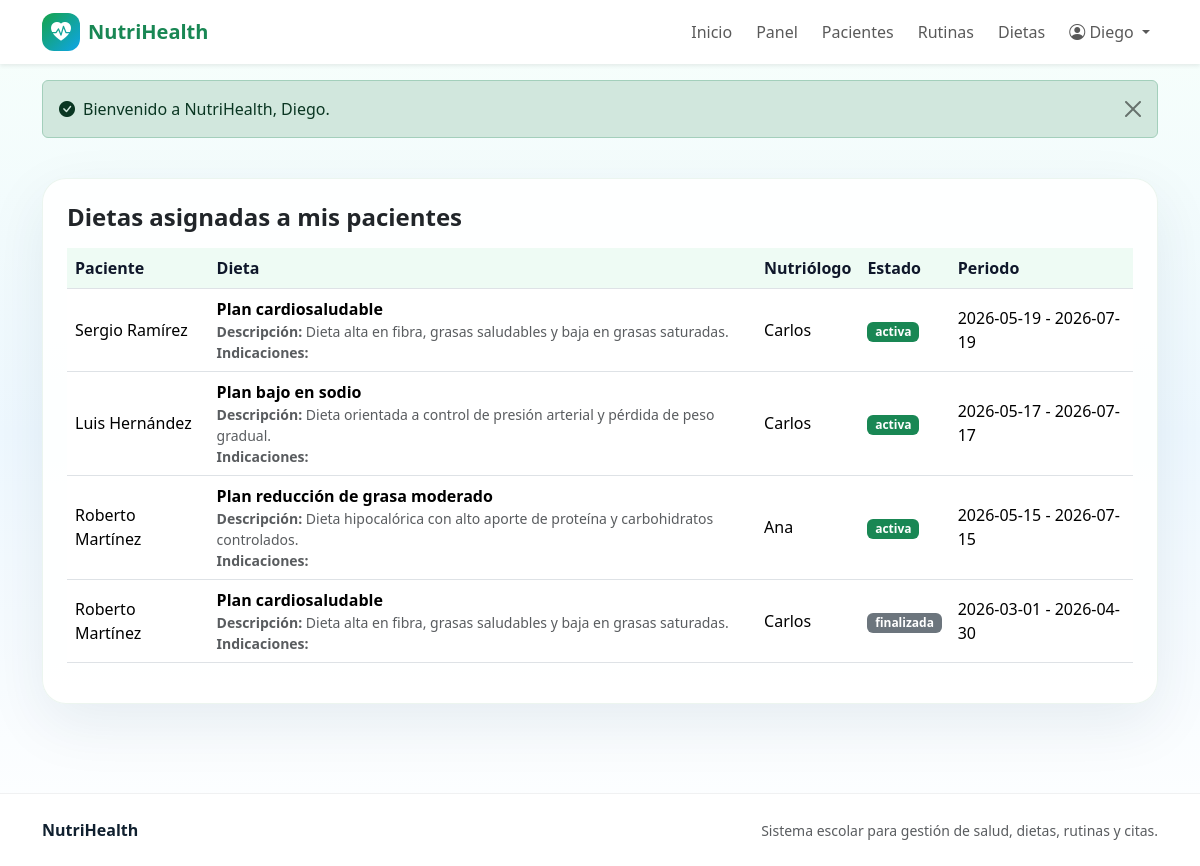
Screenshot of /pages/entrenador/dietas.php (signed in) with the database file from the repository.
### tables this page shows
CREATE TABLE dietas_pacientes (
    id INT AUTO_INCREMENT PRIMARY KEY,
    paciente_id INT NOT NULL,
    dieta_id INT NOT NULL,
    fecha_inicio DATE,
    fecha_fin DATE,
    estado ENUM('activa', 'finalizada', 'cancelada') DEFAULT 'activa',

    FOREIGN KEY (paciente_id) REFERENCES personas(id),
    FOREIGN KEY (dieta_id) REFERENCES dietas(id)
);

CREATE TABLE personas (
    id INT AUTO_INCREMENT PRIMARY KEY,
    nombre VARCHAR(100) NOT NULL,
    apellido_paterno VARCHAR(100),
    apellido_materno VARCHAR(100),
    fecha_nacimiento DATE,
    sexo ENUM('Masculino', 'Femenino', 'Otro'),
    telefono VARCHAR(20),
    email VARCHAR(100) UNIQUE NOT NULL,
    direccion TEXT,
    usuario VARCHAR(50) UNIQUE NOT NULL,
    password_hash VARCHAR(255) NOT NULL,
    rol ENUM('paciente', 'nutriologo', 'entrenador') NOT NULL,
    activo BOOLEAN DEFAULT TRUE,
    fecha_registro DATETIME DEFAULT CURRENT_TIMESTAMP
);

CREATE TABLE dietas (
    id INT AUTO_INCREMENT PRIMARY KEY,
    nombre VARCHAR(100) NOT NULL,
    descripcion TEXT,
    indicaciones TEXT,
    nutriologo_id INT NOT NULL,
    fecha_creacion DATETIME DEFAULT CURRENT_TIMESTAMP,

    FOREIGN KEY (nutriologo_id) REFERENCES personas(id)
);

### config/database.php (called while the page is built, shortened)
<?php
function db(): PDO
{
    static $pdo = null;
    if ($pdo === null) {
        $host = 'localhost';
        $database = 'sitio_salud';
        $user = 'root';
        $password = '';
        $charset = 'utf8mb4';
        $dsn = "mysql:host={$host};dbname={$database};charset={$charset}";
        $options = [
            PDO::ATTR_ERRMODE => PDO::ERRMODE_EXCEPTION,
            PDO::ATTR_DEFAULT_FETCH_MODE => PDO::FETCH_ASSOC,
            PDO::ATTR_EMULATE_PREPARES => false,
        ];
        $pdo = new PDO($dsn, $user, $password, $options);
    }
    return $pdo;
}

### includes/functions.php (called while the page is built, shortened)
<?php
require_once __DIR__ . '/../config/database.php';
function e(?string $value): string
{
    return htmlspecialchars($value ?? '', ENT_QUOTES, 'UTF-8');
}
function current_user(): ?array
{
    return $_SESSION['user'] ?? null;
}
function assigned_patients(int $especialistaId, string $tipo): array
{
    if ($tipo === 'nutriologo') {
        $sql = "SELECT p.* FROM personas p
                INNER JOIN pacientes_nutriologos pn ON pn.paciente_id = p.id
                WHERE pn.nutriologo_id = ? AND pn.activo = 1 AND p.activo = 1
                ORDER BY p.nombre";
    } else {
        $sql = "SELECT p.* FROM personas p
                INNER JOIN pacientes_entrenadores pe ON pe.paciente_id = p.id
                WHERE pe.entrenador_id = ? AND pe.activo = 1 AND p.activo = 1
                ORDER BY p.nombre";
    }
    $stmt = db()->prepare($sql);
    $stmt->execute([$especialistaId]);
    return $stmt->fetchAll();
}

### pages/entrenador/dietas.php (the view, shortened to what this page needs)
<?php
require_once __DIR__ . '/../../includes/functions.php';
$user = current_user();
$patients = assigned_patients((int)$user['id'], 'entrenador');
$ids = array_column($patients, 'id');
$dietas = [];
if ($ids) {
    $placeholders = implode(',', array_fill(0, count($ids), '?'));
    $stmt = db()->prepare("SELECT dp.*, d.nombre AS dieta_nombre, d.descripcion, d.indicaciones, pac.nombre AS paciente_nombre, pac.apellido_paterno AS paciente_apellido, nut.nombre AS nutriologo_nombre
        FROM dietas_pacientes dp
        INNER JOIN dietas d ON d.id = dp.dieta_id
        INNER JOIN personas pac ON pac.id = dp.paciente_id
        INNER JOIN personas nut ON nut.id = d.nutriologo_id
        WHERE dp.paciente_id IN ($placeholders)
        ORDER BY dp.estado = 'activa' DESC, dp.fecha_inicio DESC");
    $stmt->execute($ids);
    $dietas = $stmt->fetchAll();
}
require __DIR__ . '/../../includes/header.php';
?>
<section class="container py-4"><div class="card card-soft p-4"><h1 class="h4 fw-bold mb-3">Dietas asignadas a mis pacientes</h1><div class="table-responsive"><table class="table align-middle"><thead><tr><th>Paciente</th><th>Dieta</th><th>Nutriólogo</th><th>Estado</th><th>Periodo</th></tr></thead><tbody><?php if (!$dietas): ?><tr><td colspan="5" class="text-muted">No hay dietas para tus pacientes asignados.</td></tr><?php endif; ?><?php foreach ($dietas as $d): ?><tr><td><?= e($d['paciente_nombre'].' '.$d['paciente_apellido']) ?></td><td><strong><?= e($d['dieta_nombre']) ?></strong><div class="small text-muted"><strong>Descripción:</strong> <?= e($d['descripcion']) ?></div><div class="small text-muted"><strong>Indicaciones:</strong> <?= e($d['indicaciones'] ?? '') ?></div></td><td><?= e($d['nutriologo_nombre']) ?></td><td><span class="badge text-bg-<?= $d['estado']==='activa'?'success':'secondary' ?>"><?= e($d['estado']) ?></span></td><td><?= e($d['fecha_inicio']) ?> - <?= e($d['fecha_fin'] ?: 'sin fin') ?></td></tr><?php endforeach; ?></tbody></table></div></div></section>
<?php require __DIR__ . '/../../includes/footer.php'; ?>

### assets/css/style.css (style rules this page uses)
:root { --nh-green: #16a34a; --nh-green-dark: #0f7a37; --nh-blue: #0ea5e9; --nh-blue-dark: #0369a1; --nh-soft: #f4fbf7; --nh-text: #10202f; }
body { min-height: 100vh; background: linear-gradient(180deg, #f7fffb 0%, #eef8ff 50%, #ffffff 100%); color: var(--nh-text); }
.card-soft { background: rgba(255, 255, 255, .88); border: 1px solid rgba(15, 122, 55, .08); box-shadow: 0 20px 60px rgba(2, 47, 74, .08); border-radius: 24px; }
.table thead th { color: #0f172a; background: #eefbf4; }

### rows the page displays
dietas_pacientes: paciente.apellido_paterno "Sergio Ramírez", dieta.nombre "Plan cardiosaludable", dieta.descripcion "Dieta alta en fibra, grasas saludables y baja en grasas saturadas.", personas.nombre "Carlos", estado "activa", fecha_inicio "2026-05-19", fecha_fin "2026-07-19"
dietas_pacientes: paciente.apellido_paterno "Luis Hernández", dieta.nombre "Plan bajo en sodio", dieta.descripcion "Dieta orientada a control de presión arterial y pérdida de peso gradual.", personas.nombre "Carlos", estado "activa", fecha_inicio "2026-05-17", fecha_fin "2026-07-17"
dietas_pacientes: paciente.apellido_paterno "Roberto Martínez", dieta.nombre "Plan reducción de grasa moderado", dieta.descripcion "Dieta hipocalórica con alto aporte de proteína y carbohidratos controlados.", personas.nombre "Ana", estado "activa", fecha_inicio "2026-05-15", fecha_fin "2026-07-15"
dietas_pacientes: paciente.apellido_paterno "Roberto Martínez", dieta.nombre "Plan cardiosaludable", dieta.descripcion "Dieta alta en fibra, grasas saludables y baja en grasas saturadas.", personas.nombre "Carlos", estado "finalizada", fecha_inicio "2026-03-01", fecha_fin "2026-04-30"

### other values shown
$user['nombre'] "Diego"
$message "Bienvenido a NutriHealth, Diego."
